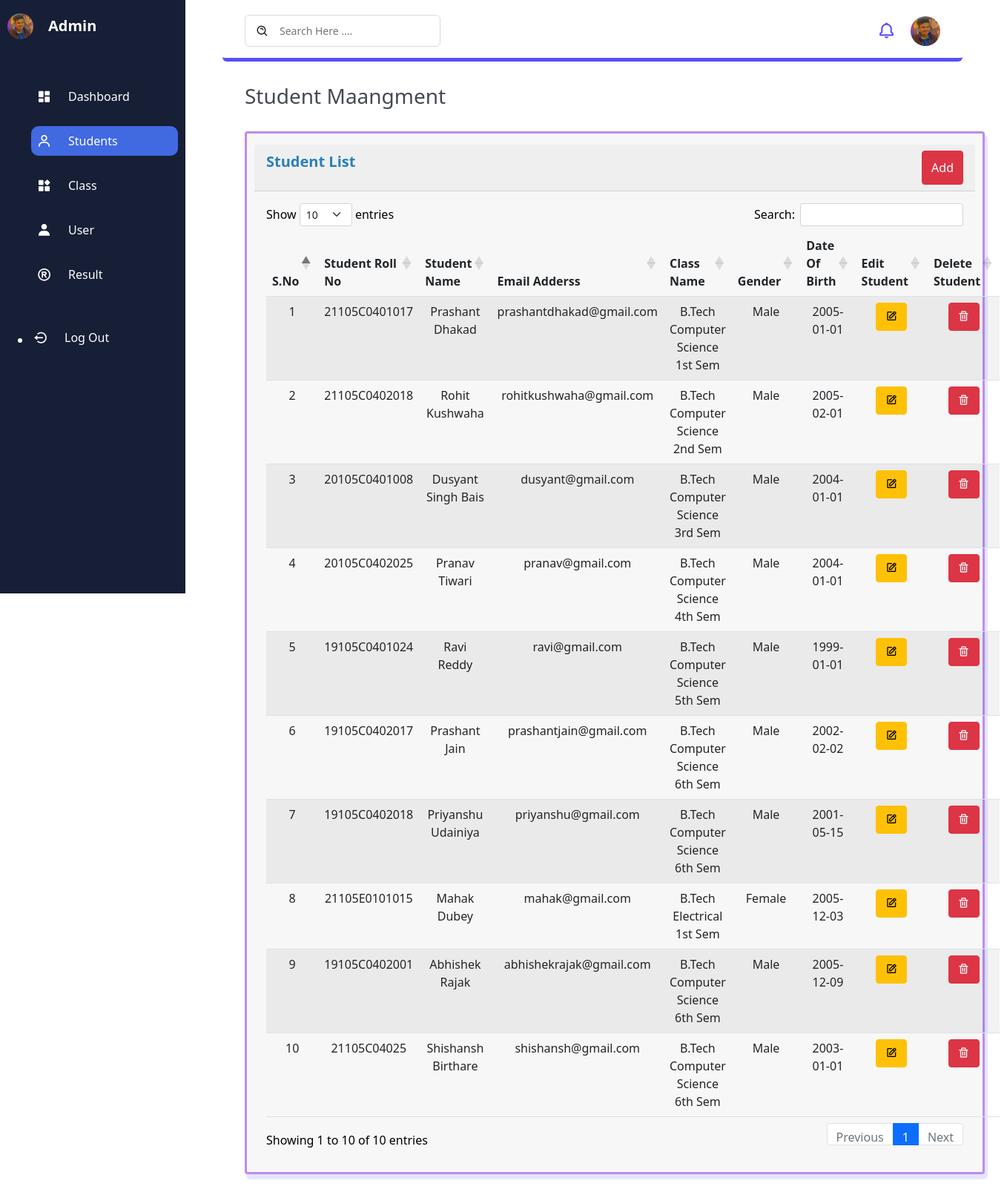
The page /admin/students.php on the database its author committed.
### tables this page shows
CREATE TABLE `student_name` (
  `id` int(25) NOT NULL,
  `class_id` int(25) NOT NULL,
  `student_roll_no` varchar(255) NOT NULL,
  `student_name` varchar(255) NOT NULL,
  `student_email` varchar(255) NOT NULL,
  `class` varchar(255) NOT NULL,
  `gender` varchar(255) NOT NULL,
  `dob` varchar(255) NOT NULL,
  `student_created_date` varchar(255) NOT NULL
);

### admin/students.php (the view, shortened to what this page needs)
<?php
    include 'link.php';
    include 'conn.php';
?>
<!DOCTYPE html>
<html lang="en">
<head>
</head>
<body>
    <section class="sidebar">
        <div class="logo">
            <a href="#"><img src="img/Prashant Jain.png"><span>Admin</span></a>
        </div>
        <ul class="side-menu">
            <li class="nav-item">
                <a href="index.php">
                    <i class='bx bxs-dashboard' ></i>
                    <span>Dashboard</span>
                </a>
            </li>
            <li class="nav-item active">
                <a href="students.php">
                    <i class='bx bx-user'></i>
                    <span>Students</span>
                </a>
            </li>
            <li class="nav-item">
                <a href="class.php">
                    <i class='bx bxs-widget'></i>
                    <span>Class</span>
                </a>
            </li>
            <li class="nav-item">
                <a href="#">
                    <i class='bx bxs-user'></i>
                    <span>User</span>
                </a>
            </li>
            <li class="nav-item">
                <a href="result.php">
                    <i class='bx bx-registered'></i>
                    <span>Result</span>
                </a>
            </li>
        </ul>
        <ul class="log">
            <li class="nav-item">
                <a href="../login/logOut.php">
                    <i class='bx bx-log-out-circle' ></i>
                    <span>Log Out</span>
                </a>
            </li>
        </ul>
    </section>
    <section class="main">
        <section class="navigation">
            <div class="n1">
                <div class="search">
                    <i class='bx bx-search-alt'></i>
                    <input type="text" name="search" id="search" placeholder="Search Here ....">
                </div>
            </div>
            <div class="profile">
                <i class='bx bx-bell'></i>
                <img src="img/Prashant Jain.png" alt="img">
            </div>
        </section>
        <div class="page-name">
            <h3>Student Maangment</h3>
        </div>
        <div class="card">
            <div class="card-header">
                <p>Student List</p>
                <button type="button" class="btn btn-danger" data-bs-toggle="modal" data-bs-target="#studentModal">
                    Add
                </button>
            </div>
            <div class="card-body">
                <table id="example" class="table table-striped" style="width:100%; text-align: center;">
                    <thead>
                        <tr>
                            <th>S.No</th>
                            <th>Student Roll No</th>
                            <th>Student Name</th>
                            <th>Email Adderss</th>
                            <th>Class Name</th>
                            <th>Gender</th>
                            <th>Date Of Birth</th>
                            <th>Edit Student</th>
                            <th>Delete Student</th>
                        </tr>
                    </thead>
                    <tbody>
                    <?php
                    $num = 1;
                    $selectquery = "SELECT * FROM student_name";
                    $query = mysqli_query($con,$selectquery);
                    while($result = mysqli_fetch_array($query)){ ?>
                        <tr>
                            <td><?php echo $num++; ?></td>
                            <td><?php echo $result['student_roll_no'] ?></td>
                            <td><?php echo $result['student_name'] ?></td>
                            <td><?php echo $result['student_email'] ?></td>
                            <td><?php echo $result['class'] ?></td>
                            <td><?php echo $result['gender'] ?></td>
                            <td><?php echo $result['dob'] ?></td>
                            <td><button class="btn btn-warning"><i class='bx bx-edit' data-bs-toggle="modal" data-bs-target="#editstudent<?php echo $result['id'] ?>"></i></button></td>
                            <td><a href="student_delete.php?id=<?php echo $result[0]?>"><button class="btn btn-danger"><i class='bx bx-trash'></i></button></a></td>
                        </tr>
                        <?php include 'update_student.php';  }  ?>
                    </tbody>
                </table>
            </div>
        </div>
    </section>
</body>
</html>

### admin/css/style.css (style rules this page uses)
* { padding: 0; margin: 0; box-sizing: border-box; }
.sidebar { position: fixed; top: 0; left: 0; width: 250px; height: 100vh; padding: 10px; background: #171f36; color: #fff; transition: 0.5s; }
.sidebar a { text-decoration: none; color: inherit; display: flex; align-items: center; }
.logo { height: 50px; margin: 0 0 50px 0; position: relative; }
.logo a { height: 100%; }
.logo a img { width: 35px; height: 35px; border-radius: 50%; }
.logo a span { width: 150px; overflow: hidden; font-size: 20px; font-weight: bold; margin: 0 0 0 20px; transition: 0.5s; }
.side-menu li { list-style: none; overflow: hidden; border-radius: 10px; padding: 5px; margin: 20px auto; text-transform: capitalize; transition: 0.5s; }
li a { position: relative; height: 30px; }
li a i { margin-right: 20px; font-size: 20px; width: 25px; text-align: center; }
li a span { width: 105px; overflow: hidden; height: 25px; transition: 0.5s; }
.log { margin: 50px 0 0 0; }
.main { width: calc(100% - 400px); margin: 5px 300px; transition: 0.5s; }
.active { background: royalblue; }
.main { width: calc(100% - 360px); }
.main .navigation { display: flex; align-items: center; justify-content: space-between; padding: 15px 30px; border-bottom: 5px solid #594ef7; background: #fff; border-radius: 6px; }
.main .navigation .search { display: flex; justify-content: flex-start; align-items: center; padding: 10px 14px; border: 1px solid #d7dbe6; border-radius: 6px; }
.main .navigation .search i { margin-right: 14px; font-size: 18px; }
.main .navigation .search input { border: none; outline: none; font-size: 14px; }
.main .navigation .profile { display: flex; align-items: center; justify-content: space-between; }
.main .navigation .profile i { margin-right: 20px; font-size: 25px; font-weight: 400; color: #594ef7; cursor: pointer; }
.main .navigation .profile img { height: 40px; width: 40px; border-radius: 50%; object-fit: cover; }
.page-name { color: #444a53; padding: 30px 30px 0 30px; font-size: 24px; font-weight: 700; }
.card { width: 100%; border: 3px solid #BC8CF2; margin: 30px; padding: 15px 10px; background-color: #F7F7F7; color: #000; box-shadow: 3px 6px 2px 1px rgba(0, 0, 255, .1); }
.card-header { display: flex; justify-content: space-between; }
.card-header p { color: #2980B9; font-size: 20px; font-weight: 700; }

### rows shown on the page
student_name: student_roll_no "21105C0401017", student_name "Prashant Dhakad", student_email "prashantdhakad@gmail.com", class "B.Tech Computer Science 1st Sem", gender "Male", dob "2005-01-01"
student_name: student_roll_no "21105C0402018", student_name "Rohit Kushwaha", student_email "rohitkushwaha@gmail.com", class "B.Tech Computer Science 2nd Sem", gender "Male", dob "2005-02-01"
student_name: student_roll_no "20105C0401008", student_name "Dusyant Singh Bais", student_email "dusyant@gmail.com", class "B.Tech Computer Science 3rd Sem", gender "Male", dob "2004-01-01"
student_name: student_roll_no "20105C0402025", student_name "Pranav Tiwari", student_email "pranav@gmail.com", class "B.Tech Computer Science 4th Sem", gender "Male", dob "2004-01-01"
student_name: student_roll_no "19105C0401024", student_name "Ravi Reddy", student_email "ravi@gmail.com", class "B.Tech Computer Science 5th Sem", gender "Male", dob "1999-01-01"
student_name: student_roll_no "19105C0402017", student_name "Prashant Jain", student_email "prashantjain@gmail.com", class "B.Tech Computer Science 6th Sem", gender "Male", dob "2002-02-02"
student_name: student_roll_no "19105C0402018", student_name "Priyanshu Udainiya", student_email "priyanshu@gmail.com", class "B.Tech Computer Science 6th Sem", gender "Male", dob "2001-05-15"
student_name: student_roll_no "21105E0101015", student_name "Mahak Dubey", student_email "mahak@gmail.com", class "B.Tech Electrical 1st Sem", gender "Female", dob "2005-12-03"
student_name: student_roll_no "19105C0402001", student_name "Abhishek Rajak", student_email "abhishekrajak@gmail.com", class "B.Tech Computer Science 6th Sem", gender "Male", dob "2005-12-09"
student_name: student_roll_no "21105C04025", student_name "Shishansh Birthare", student_email "shishansh@gmail.com", class "B.Tech Computer Science 6th Sem", gender "Male", dob "2003-01-01"
